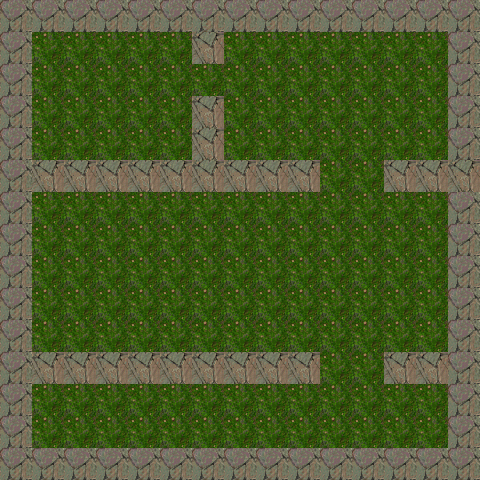

A level layout from a 2D game, rendered from its tile map. Below: a short description, then the map file with tile-grid data replaced by summaries:
An orthogonal 15x15 tile map with 32x32 px tiles, 1 tile layer (Tile Layer 1), 2 tilesets.

<map version="1.0" orientation="orthogonal" width="15" height="15" tilewidth="32" tileheight="32">
 <tileset firstgid="1" name="grass" tilewidth="32" tileheight="32">
  <image source="grass.png" width="128" height="128" />
 </tileset>
 <tileset firstgid="17" name="rocks" tilewidth="32" tileheight="32">
  <image source="rocks.png" width="128" height="128" />
  <tile id="0">
   <properties>
    <property name="blocked" value="true" />
   </properties>
  </tile>
  <tile id="1">
   <properties>
    <property name="blocked" value="true" />
   </properties>
  </tile>
  <tile id="2">
   <properties>
    <property name="blocked" value="true" />
   </properties>
  </tile>
  <tile id="3">
   <properties>
    <property name="blocked" value="true" />
   </properties>
  </tile>
  <tile id="4">
   <properties>
    <property name="blocked" value="true" />
   </properties>
  </tile>
  <tile id="5">
   <properties>
    <property name="blocked" value="true" />
   </properties>
  </tile>
  <tile id="6">
   <properties>
    <property name="blocked" value="true" />
   </properties>
  </tile>
  <tile id="7">
   <properties>
    <property name="blocked" value="true" />
   </properties>
  </tile>
  <tile id="8">
   <properties>
    <property name="blocked" value="true" />
   </properties>
  </tile>
  <tile id="9">
   <properties>
    <property name="blocked" value="true" />
   </properties>
  </tile>
  <tile id="10">
   <properties>
    <property name="blocked" value="true" />
   </properties>
  </tile>
  <tile id="11">
   <properties>
    <property name="blocked" value="true" />
   </properties>
  </tile>
  <tile id="12">
   <properties>
    <property name="blocked" value="true" />
   </properties>
  </tile>
  <tile id="13">
   <properties>
    <property name="blocked" value="true" />
   </properties>
  </tile>
  <tile id="14">
   <properties>
    <property name="blocked" value="true" />
   </properties>
  </tile>
  <tile id="15">
   <properties>
    <property name="blocked" value="true" />
   </properties>
  </tile>
 </tileset>
 <layer name="Tile Layer 1" width="15" height="15">
  <data>[225 cells, 225 non-empty, 3 distinct tile ids]</data>
 </layer>
</map>
